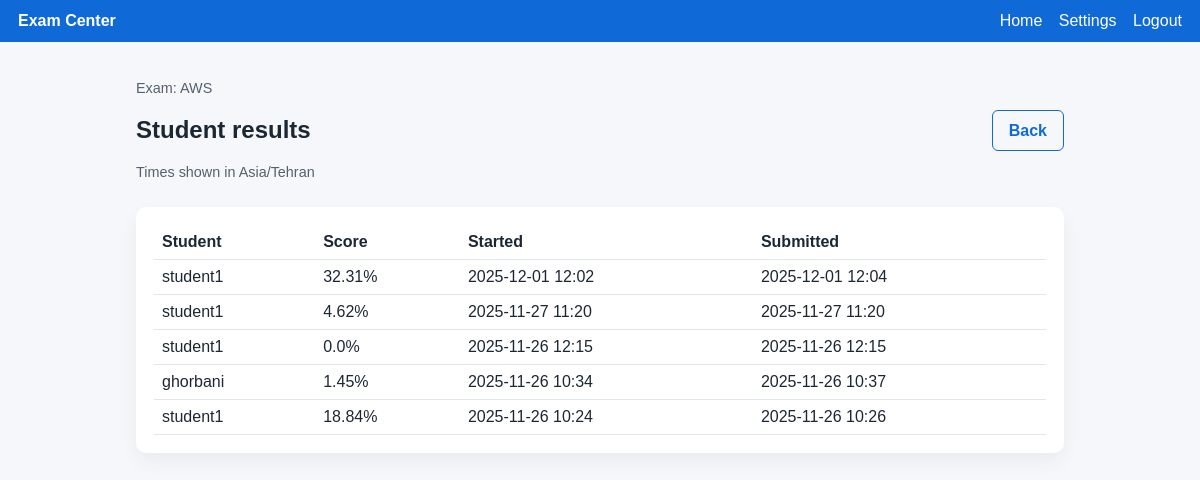
The page /instructor/exams/7/results (signed in) on the database its author committed.
### app/models/__init__.py (models this page shows, shortened)
class Exam(db.Model):
    id = db.Column(db.Integer, primary_key=True)
    title = db.Column(db.String(200), nullable=False)
    description = db.Column(db.Text)
    start_at = db.Column(db.DateTime, nullable=False)
    end_at = db.Column(db.DateTime, nullable=False)
    duration_minutes = db.Column(db.Integer, nullable=False)
    created_by = db.Column(db.Integer, db.ForeignKey("user.id"), nullable=False)
    tenant_id = db.Column(db.Integer, db.ForeignKey("tenant.id"), nullable=False)
    tenant = db.relationship("Tenant")
    creator = db.relationship("User", foreign_keys=[created_by])
    timezone = db.Column(db.String(64), nullable=False, default="UTC")
    deleted_at = db.Column(db.DateTime)
    question_limit = db.Column(db.Integer)
    is_closed = db.Column(db.Boolean, default=False)
    closed_at = db.Column(db.DateTime)
    questions = db.relationship("Question", backref="exam", cascade="all, delete-orphan")

class User(db.Model):
    id = db.Column(db.Integer, primary_key=True)
    username = db.Column(db.String(80), unique=True, nullable=False)
    password_hash = db.Column(db.String(256), nullable=False)
    role = db.Column(db.String(20), nullable=False)  # instructor or student
    full_name = db.Column(db.String(120))
    tenant_id = db.Column(db.Integer, db.ForeignKey("tenant.id"), nullable=False)
    tenant = db.relationship("Tenant")
    instructor_id = db.Column(db.Integer, db.ForeignKey("user.id"))
    instructor = db.relationship("User", remote_side=[id], backref="students", foreign_keys=[instructor_id])
    timezone = db.Column(db.String(64))

class Attempt(db.Model):
    id = db.Column(db.Integer, primary_key=True)
    exam_id = db.Column(db.Integer, db.ForeignKey("exam.id"), nullable=False)
    student_id = db.Column(db.Integer, db.ForeignKey("user.id"), nullable=False)
    started_at = db.Column(db.DateTime, nullable=False, default=datetime.utcnow)
    submitted_at = db.Column(db.DateTime)
    score_percent = db.Column(db.Float)
    num_correct = db.Column(db.Integer)
    num_questions = db.Column(db.Integer)
    question_order = db.Column(db.Text, nullable=False)  # JSON list of question IDs
    tenant_id = db.Column(db.Integer, db.ForeignKey("tenant.id"), nullable=False)
    tenant = db.relationship("Tenant")
    student = db.relationship("User")
    exam = db.relationship("Exam", backref="attempts")

### app/controllers/instructor.py (the view)
@bp.route("/instructor/exams/<int:exam_id>/results")
@login_required(role=["instructor", "admin"])
def instructor_exam_results(exam_id):
    user = get_current_user()
    exam = db.session.get(Exam, exam_id)
    if not exam or exam.deleted_at:
        abort(404)
    if user.role != "admin" and (exam.created_by != user.id or exam.tenant_id != user.tenant_id):
        abort(403)
    user_tz = user.timezone or "UTC"
    attempts_raw = Attempt.query.filter_by(exam_id=exam.id).order_by(Attempt.started_at.desc()).all()
    attempts = []
    for att in attempts_raw:
        attempts.append(
            {
                "obj": att,
                "student": att.student,
                "started_local": fmt_dt(to_local(att.started_at, user_tz)),
                "submitted_local": fmt_dt(to_local(att.submitted_at, user_tz)),
            }
        )
    return render_template(
        "exam_results.html",
        exam=exam,
        attempts=attempts,
        user_timezone=user_tz,
    )

### app/controllers/core.py (called while the page is built)
@bp.before_app_request
def log_access():
    if request.path.startswith("/static"):
        return
    user = get_current_user()
    tenant_id = user.tenant_id if user else None
    ip = request.headers.get("X-Forwarded-For", request.remote_addr)
    try:
        entry = AccessLog(
            ip=ip,
            path=request.path[:400],
            method=request.method,
            user_agent=(request.headers.get("User-Agent") or "")[:400],
            user_id=user.id if user else None,
            tenant_id=tenant_id,
        )
        db.session.add(entry)
        db.session.commit()
    except Exception:
        db.session.rollback()

### app/services/timezone.py (called while the page is built)
def to_local(dt: datetime | None, tz_name: str) -> datetime | None:
    if not dt:
        return dt
    try:
        tz = ZoneInfo(tz_name)
    except Exception:  # pragma: no cover
        tz = timezone.utc
    if dt.tzinfo is None:
        dt = dt.replace(tzinfo=timezone.utc)
    return dt.astimezone(tz)

def fmt_dt(dt: datetime | None) -> str:
    if not dt:
        return ""
    return dt.strftime("%Y-%m-%d %H:%M")

### app/utils/auth.py (called while the page is built)
def get_current_user():
    uid = session.get("user_id")
    if not uid:
        return None
    return db.session.get(User, uid)

def login_required(role=None):
    def decorator(func):
        @wraps(func)
        def wrapper(*args, **kwargs):
            user = get_current_user()
            if not user:
                flash("Please log in first.")
                return redirect(url_for("auth.login"))
            if role:
                allowed = {role} if isinstance(role, str) else set(role)
                if user.role != "admin" and user.role not in allowed:
                    abort(403)
            return func(*args, **kwargs)
        return wrapper
    return decorator

### templates/exam_results.html
{% extends "layout.html" %}
{% block content %}
<div class="toolbar">
  <div>
    <p class="hint">Exam: {{ exam.title }}</p>
    <h2>Student results</h2>
    <p class="hint">Times shown in {{ user_timezone }}</p>
  </div>
  <a class="btn ghost" href="{{ url_for('instructor.instructor_dashboard') }}">Back</a>
</div>
<div class="card">
  {% if attempts %}
    <table class="table">
      <thead>
        <tr>
          <th>Student</th>
          <th>Score</th>
          <th>Started</th>
          <th>Submitted</th>
        </tr>
      </thead>
      <tbody>
        {% for item in attempts %}
          <tr>
            <td>{{ item.student.username }}</td>
            <td>{% if item.obj.submitted_at %}{{ item.obj.score_percent }}%{% else %}In progress{% endif %}</td>
            <td>{{ item.started_local }}</td>
            <td>{{ item.submitted_local or "-" }}</td>
          </tr>
        {% endfor %}
      </tbody>
    </table>
  {% else %}
    <p>No attempts yet.</p>
  {% endif %}
</div>
{% endblock %}

### static/style.css (style rules this page uses)
* { box-sizing: border-box; }
body { font-family: Arial, sans-serif; margin: 0; background: #f5f7fb; color: #1c2734; }
a { color: #0f6ad8; text-decoration: none; }
.card { background: #fff; border-radius: 10px; padding: 18px; box-shadow: 0 8px 20px rgba(0,0,0,0.05); margin-bottom: 16px; }
.toolbar { display: flex; justify-content: space-between; align-items: center; margin-bottom: 12px; gap: 8px; flex-wrap: wrap; }
button, .btn { display: inline-block; padding: 10px 16px; border: none; border-radius: 6px; background: #0f6ad8; color: #fff; cursor: pointer; font-weight: 700; font-family: inherit; font-size: 1em; line-height: 1.2; text-decoration: none; }
button.ghost, .btn.ghost { background: transparent; color: #0f6ad8; border: 1px solid #0f6ad8; }
.hint { color: #56606c; font-size: 0.9em; }
.table { width: 100%; border-collapse: collapse; }
.table th, .table td { padding: 8px; border-bottom: 1px solid #e2e6ec; text-align: left; }
.ghost { background: transparent; }

### rows shown on the page
Exam: title "AWS"
User: timezone "Asia/Tehran"
User: student.username "student1" "student1" "student1" "student1"
Attempt: obj.score_percent "32.31"
Attempt: obj.score_percent "4.62"
Attempt: obj.score_percent "0.0"
User: student.username "ghorbani"
Attempt: obj.score_percent "1.45"
Attempt: obj.score_percent "18.84"

### other values the page prints
{{ item.started_local }} "2025-12-01 12:02" "2025-11-27 11:20" "2025-11-26 12:15" "2025-11-26 10:34" "2025-11-26 10:24"
{{ item.submitted_local or "-" }} "2025-12-01 12:04" "2025-11-27 11:20" "2025-11-26 12:15" "2025-11-26 10:37" "2025-11-26 10:26"
